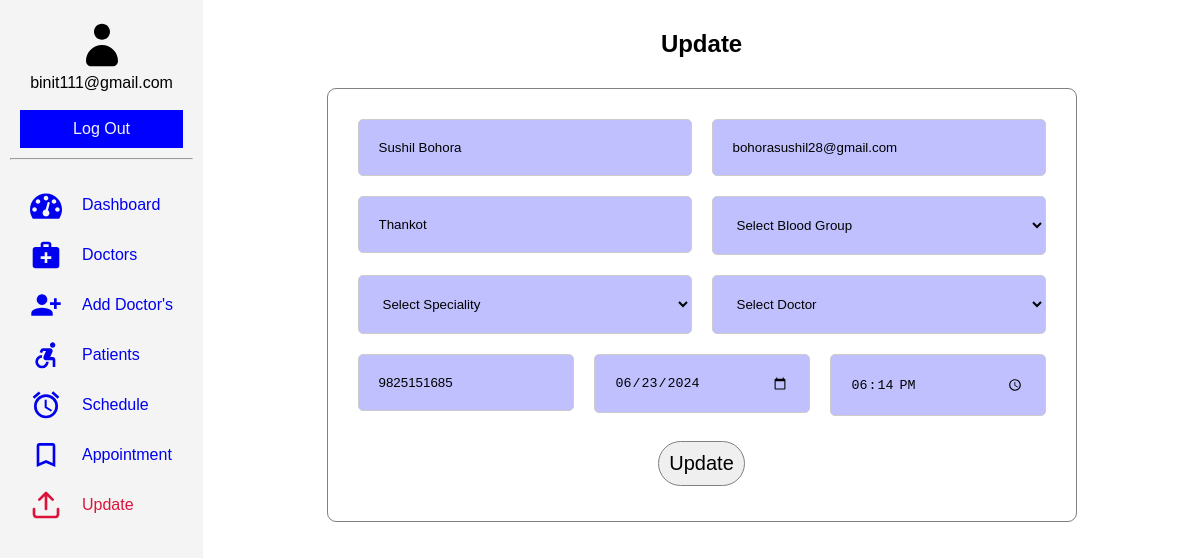
The app's page /admin/appointment/update.php?updateid=35 (signed in) with its own data.
### tables this page shows
CREATE TABLE `appointment` (
  `id` int(11) NOT NULL,
  `fullname` varchar(255) NOT NULL,
  `email` varchar(255) NOT NULL,
  `phone` varchar(60) NOT NULL,
  `bg` varchar(60) NOT NULL,
  `address` varchar(255) NOT NULL,
  `sid` int(11) NOT NULL,
  `did` int(11) NOT NULL,
  `date` date NOT NULL,
  `time` time NOT NULL,
  `status` tinyint(2) DEFAULT 0
);

### admin/appointment/update.php (the view, shortened to what this page needs)
<?php
    include '../../admin/connection.php';
    $id = $_GET['updateid'];
    $sql = "SELECT * FROM `appointment` where id=$id";
    $result = mysqli_query($conn, $sql);
    $row = mysqli_fetch_assoc($result);
    $fullname = $row['fullname'];
    $email = $row['email'];
    $address = $row['address'];
    $tel = $row['phone'];
    $date = $row['date'];
    $time = $row['time'];
?>
<!DOCTYPE html>
<html lang="en">
<head>
    <link rel="stylesheet" href="../../assets/dash1.css">
    <link rel="stylesheet" href="../../assets/appoint.css">
</head>
<body>
    <section class="dashboard">
        <div class="sidebar">
            <header>
                <svg class="icon icon-user"><use xlink:href="#icon-user"></use></svg>
                <p><?php echo "". $_SESSION["username"].""; ?></p><br>
                <a href="../../admin/logout.php">Log Out</a>
            </header>
            <hr>
            <div class="sidebar-items">
                <ul>
                    <li><a href="../../admin/dash.php"><svg class="icon icon-dashboard"><use xlink:href="#icon-dashboard"></use></svg>Dashboard</a></li>
                    <li><a href="../../admin/doctor.php"><svg class="icon icon-medical_services"><use xlink:href="#icon-medical_services"></use></svg>Doctors</a></li>
                    <li><a href="../../admin/add_doctors.php"><svg class="icon icon-person_add_alt_1"><use xlink:href="#icon-person_add_alt_1"></use></svg>Add Doctor's</a></li>
                    <li><a href="../../admin/patients.php"><svg class="icon icon-accessible_forward"><use xlink:href="#icon-accessible_forward"></use></svg>Patients</a></li>
                    <li><a href="../../admin/schedule.php"><svg class="icon icon-access_alarms"><use xlink:href="#icon-access_alarms"></use></svg>Schedule</a></li>
                    <li><a href="../../admin/appoint.php"><svg class="icon icon-bookmark_outline"><use xlink:href="#icon-bookmark_outline"></use></svg>Appointment</a></li>
                    <li class="active"><a href="../../doctor/update.php"><svg class="icon icon-upload"><use xlink:href="#icon-upload"></use></svg>Update</a></li>
                </ul>
            </div>
        </div>
        <div class="main">
            <h2 style="color:  black;">Update</h2>
            <div class="container">
                <form action="" name="update" method="post">
                <div class="input-group">
                        <input type="text" id="fullname" name="fullname" placeholder="Enter Your Full Name" value="<?php echo isset($fullname) ? $fullname : ''; ?>">
                    </div>
                    <div class="input-group">
                        <input type="email" name="email" id="email" placeholder="Email Address" value="<?php echo isset($email) ? $email : ''; ?>">
                    </div>
                    <div class="input-group">
                        <input type="text" name= "address" id="address" placeholder="Enter Your address" value="<?php echo isset($address) ? $address : ''; ?>">
                    </div>
                    <div class="input-group">
                        <select name="bg" id="bg">
                            <option value="">Select Blood Group</option>
                        </select>
                    </div>
                    <div class="input-group">
                        <select name="speciality" id="speciality">
                            <option value="speciality">Select Speciality</option>
                        </select>
                    </div>
                    <div class="input-group">
                        <select name="doctor" id="doctor" required>
                            <option value="doctor">Select Doctor</option>
                        </select>
                    </div>
                    <div class="input-group one-third">
                        <input type="tel" id="tel" name="tel" placeholder="Phone Number" value="<?php echo isset($tel) ? $tel : ''; ?>">
                    </div>
                    <div class="input-group one-third">
                        <input type="date" id="date" name="date" value="<?php echo isset($date) ? $date : ''; ?>">
                    </div>
                        <div class="input-group one-third">
                            <input type="time" id="time" name="time" value="<?php echo isset($time) ? $time : ''; ?>">
                        </div>
                    <div class="form-footer">
                        <button type="submit" name="submit">Update</button>
                    </div>
                </form>
            </div>
        </div>
    </section>
</body>
</html>

### assets/dash1.css (style rules this page uses)
* { margin: 0; padding: 0; box-sizing: border-box; }
body { font-family: Arial, sans-serif; }
.dashboard { display: grid; grid-template-columns: auto 2fr; grid-template-rows: auto 1fr; grid-template-areas: "header header" "sidebar main"; height: 100vh; }
.dashboard a { text-decoration: none; display: flex; gap: 20px; text-align: center; align-items: center; justify-content: center; }
header { grid-area: header; color: #000000; padding: 10px; text-align: center; }
header a { padding: 8px; }
header p { display: flex; text-align: center; align-items: center; justify-content: center; }
.sidebar { grid-area: sidebar; background: #f4f4f4; padding: 10px; height: auto; position: relative; }
.sidebar header>a { border: 2px solid blue; color: #f4f4f4; background-color: blue; }
.sidebar-items ul { display: flexbox; margin: 20px; text-align: center; text-decoration: none; justify-content: space-between; }
.sidebar-items li { display: flex; text-align: center; align-items: center; list-style: none; justify-content: space-between; }
li.active a { color: crimson; }
.main { grid-area: main; margin: 10px; padding: 20px; }
.head h1, p { display: block; text-align: start; align-items: center; }
.date-group label, input, button { padding: 10px; border-radius: 5px; }
.icon { display: inline-block; width: 70px; height: 50px; stroke-width: 0; stroke: currentColor; fill: currentColor; }
.icon-user { width: 2em; }
.icon-dashboard, .icon-medical_services, .icon-accessible_forward, .icon-access_alarms, .icon-bookmark_outline, .icon-activity, .icon-person_add_alt_1, .icon-add_alarm, .icon-text-document, .icon-cog, .icon-upload, .icon-user-plus, .icon-update, .icon-injection, .icon-checkmark { width: 2em; }

### assets/appoint.css (style rules this page uses)
* { box-sizing: border-box; }
body { font-family: Arial, sans-serif; }
.container { max-width: 750px; margin: 30px auto; padding: 20px; border: 1px solid gray; border-radius: 9px; background-color: rgba(255, 255, 255, 0.95); }
h2 { text-align: center; color: white; }
form { display: flex; flex-wrap: wrap; gap: 20px; margin: 10px; }
.input-group { flex-grow: 1; font-weight: 100; width: calc(50% - 20px); }
input[type="text"], input[type="email"], input[type="tel"], input[type="date"], input[type="time"], select { width: 100%; padding: 20px; border: 1px solid #ccc; border-radius: 5px; gap: 20px; background-color: rgba(0, 0, 255, 0.247); color: black; }
.one-third { width: calc(33.33% - 40px); }
.form-footer { text-align: center; width: 100%; }
.form-footer button { border-radius: 45px; border: 1px solid gray; margin: 5px; padding: 10px; cursor: pointer; transition: all 0.5s; text-decoration: none; font-size: 20px; }

### records on screen
appointment: fullname "Sushil Bohora", email "bohorasushil28@gmail.com", address "Thankot", tel "9825151685", date "06/23/2024", time "18:14:00"

### other values on screen
$_SESSION["username"] "binit111@gmail.com"
